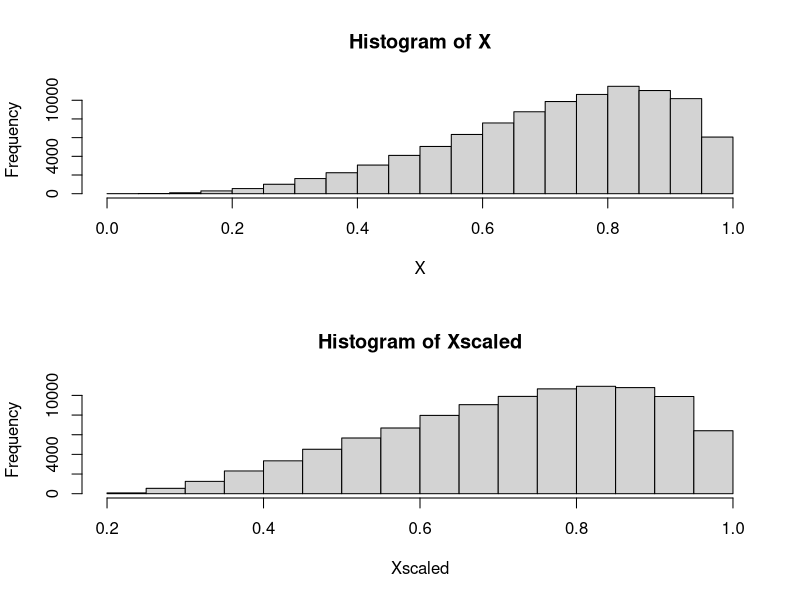

Generate this figure with R:

#Steepnes re-scaling of beta distribution

#Regular
a <- 3.89
b <- 1.52

a/(a+b)
(a - 1)/(a + b - 2)

X<-rbeta(100000,a,b)



#Scaled
ascaled <- 2.6
bscaled <- 1.42
upper <- 1
lower <- 0.21

ascaled/(ascaled+bscaled)*(upper-lower)+lower
(ascaled - 1)/(ascaled + bscaled - 2)*(upper-lower)+lower

Xscaled <- rbeta(100000,ascaled,bscaled)*(upper-lower)+lower

par(mfrow = c(2,1))
hist(X)
hist(Xscaled)

mean(X)
mean(Xscaled)

quantile(X, probs = c(0.025, 0.5, 0.75, 0.975))
quantile(Xscaled, probs = c(0.025, 0.5, 0.75, 0.975))
